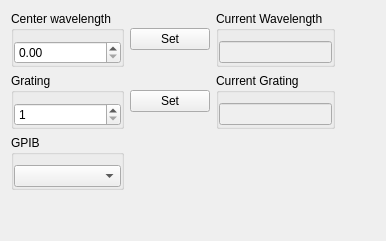
      <widget class="QWidget" name="tabSpec">
       <attribute name="title">
        <string>Spectrometer</string>
       </attribute>
       <layout class="QHBoxLayout" name="horizontalLayout_40">
        <item>
         <layout class="QGridLayout" name="gridLayout_16">
          <item row="2" column="1">
           <widget class="QPushButton" name="bSpecSetGr">
            <property name="text">
             <string>Set</string>
            </property>
           </widget>
          </item>
          <item row="0" column="1">
           <widget class="QPushButton" name="bSpecSetWl">
            <property name="text">
             <string>Set</string>
            </property>
           </widget>
          </item>
          <item row="0" column="0">
           <widget class="QGroupBox" name="groupBox_33">
            <property name="title">
             <string>Center wavelength</string>
            </property>
            <property name="flat">
             <bool>true</bool>
            </property>
            <layout class="QHBoxLayout" name="horizontalLayout_31">
             <property name="leftMargin">
              <number>0</number>
             </property>
             <property name="topMargin">
              <number>10</number>
             </property>
             <property name="rightMargin">
              <number>0</number>
             </property>
             <property name="bottomMargin">
              <number>0</number>
             </property>
             <item>
              <widget class="QDoubleSpinBox" name="sbSpecWavelength">
               <property name="specialValueText">
                <string/>
               </property>
               <property name="maximum">
                <double>1200.000000000000000</double>
               </property>
              </widget>
             </item>
            </layout>
           </widget>
          </item>
          <item row="2" column="0">
           <widget class="QGroupBox" name="groupBox">
            <property name="title">
             <string>Grating</string>
            </property>
            <property name="flat">
             <bool>true</bool>
            </property>
            <layout class="QHBoxLayout" name="horizontalLayout_36">
             <property name="leftMargin">
              <number>0</number>
             </property>
             <property name="topMargin">
              <number>10</number>
             </property>
             <property name="rightMargin">
              <number>0</number>
             </property>
             <property name="bottomMargin">
              <number>0</number>
             </property>
             <item>
              <widget class="QSpinBox" name="sbSpecGrating">
               <property name="minimum">
                <number>1</number>
               </property>
               <property name="maximum">
                <number>3</number>
               </property>
              </widget>
             </item>
            </layout>
           </widget>
          </item>
          <item row="0" column="2">
           <widget class="QGroupBox" name="groupBox_47">
            <property name="title">
             <string>Current Wavelength</string>
            </property>
            <property name="flat">
             <bool>true</bool>
            </property>
            <layout class="QHBoxLayout" name="horizontalLayout_38">
             <property name="leftMargin">
              <number>0</number>
             </property>
             <property name="topMargin">
              <number>10</number>
             </property>
             <property name="rightMargin">
              <number>0</number>
             </property>
             <property name="bottomMargin">
              <number>0</number>
             </property>
             <item>
              <widget class="QLineEdit" name="tSpecCurWl">
               <property name="enabled">
                <bool>false</bool>
               </property>
               <property name="sizePolicy">
                <sizepolicy hsizetype="Minimum" vsizetype="Fixed">
                 <horstretch>0</horstretch>
                 <verstretch>0</verstretch>
                </sizepolicy>
               </property>
              </widget>
             </item>
            </layout>
           </widget>
          </item>
          <item row="3" column="0">
           <widget class="QGroupBox" name="groupBox_49">
            <property name="title">
             <string>GPIB</string>
            </property>
            <property name="flat">
             <bool>true</bool>
            </property>
            <layout class="QHBoxLayout" name="horizontalLayout_41">
             <property name="leftMargin">
              <number>0</number>
             </property>
             <property name="topMargin">
              <number>10</number>
             </property>
             <property name="rightMargin">
              <number>0</number>
             </property>
             <property name="bottomMargin">
              <number>0</number>
             </property>
             <item>
              <widget class="QComboBox" name="cSpecGPIB">
               <property name="toolTip">
                <string>ASRL1</string>
               </property>
              </widget>
             </item>
            </layout>
           </widget>
          </item>
          <item row="2" column="2">
           <widget class="QGroupBox" name="groupBox_48">
            <property name="title">
             <string>Current Grating</string>
            </property>
            <property name="flat">
             <bool>true</bool>
            </property>
            <layout class="QHBoxLayout" name="horizontalLayout_39">
             <property name="leftMargin">
              <number>0</number>
             </property>
             <property name="topMargin">
              <number>10</number>
             </property>
             <property name="rightMargin">
              <number>0</number>
             </property>
             <property name="bottomMargin">
              <number>0</number>
             </property>
             <item>
              <widget class="QLineEdit" name="tSpecCurGr">
               <property name="enabled">
                <bool>false</bool>
               </property>
               <property name="sizePolicy">
                <sizepolicy hsizetype="Minimum" vsizetype="Fixed">
                 <horstretch>0</horstretch>
                 <verstretch>0</verstretch>
                </sizepolicy>
               </property>
              </widget>
             </item>
            </layout>
           </widget>
          </item>
          <item row="0" column="3">
           <spacer name="horizontalSpacer_4">
            <property name="orientation">
             <enum>Qt::Horizontal</enum>
            </property>
            <property name="sizeHint" stdset="0">
             <size>
              <width>40</width>
              <height>20</height>
             </size>
            </property>
           </spacer>
          </item>
          <item row="4" column="0">
           <spacer name="verticalSpacer_2">
            <property name="orientation">
             <enum>Qt::Vertical</enum>
            </property>
            <property name="sizeHint" stdset="0">
             <size>
              <width>20</width>
              <height>40</height>
             </size>
            </property>
           </spacer>
          </item>
         </layout>
        </item>
       </layout>
      </widget>
